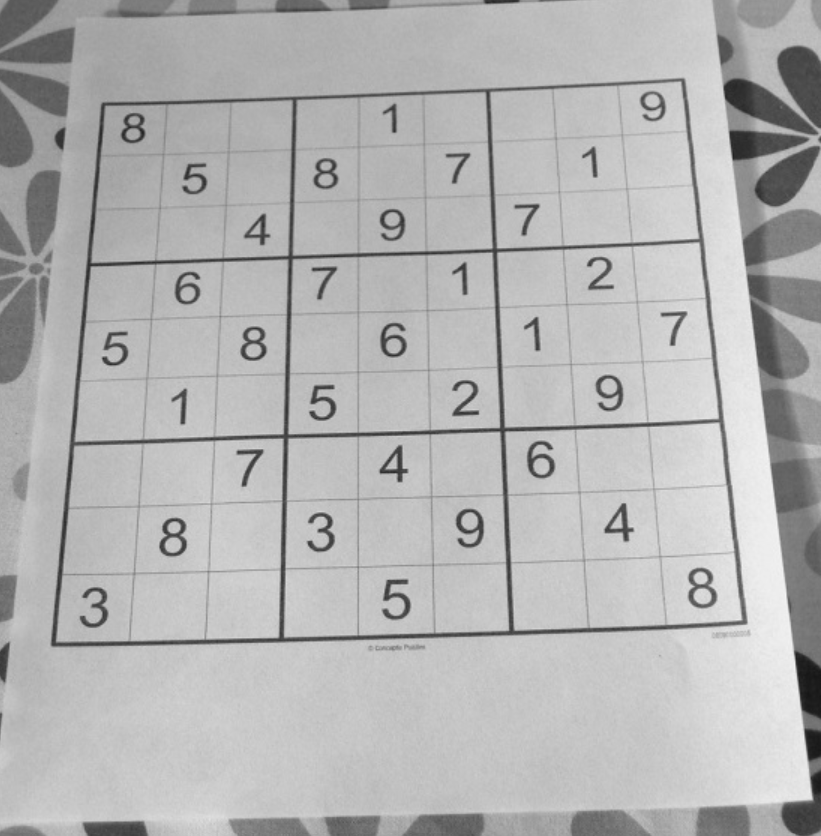
#> input picture OpenCV/04_OpenCV_IMAGE_PROCESSING/13_HOFFMAN_LINE_DETECTION/sudoku.png, 821 x 836 px
$ jupyter execute hoffman_line_detection.ipynb
#> lines starting #> are read from the running program, lines starting #| are printed output that depends on the picture
[cell 1]
import cv2 as cv
import numpy as np
import os

[cell 2]
current_dir = os.getcwd()

[cell 3]
# kenar tespidi için Canny
def canny_demo(image):
    t = 100 #threshold
    canny_output = cv.Canny(image, t, t*2)
    return canny_output

[cell 4]
src = cv.imread("sudoku.png")
#> src is the input picture: shape (836, 821, 3); min 22, max 245, mean 179.2
cv.namedWindow("input", cv.WINDOW_AUTOSIZE)
cv.imshow("input", src)
cv.waitKey(1)

[cell 5]
binary = canny_demo(src)
#> in canny_demo, `canny_output = cv.Canny(image, t, t*2)`:
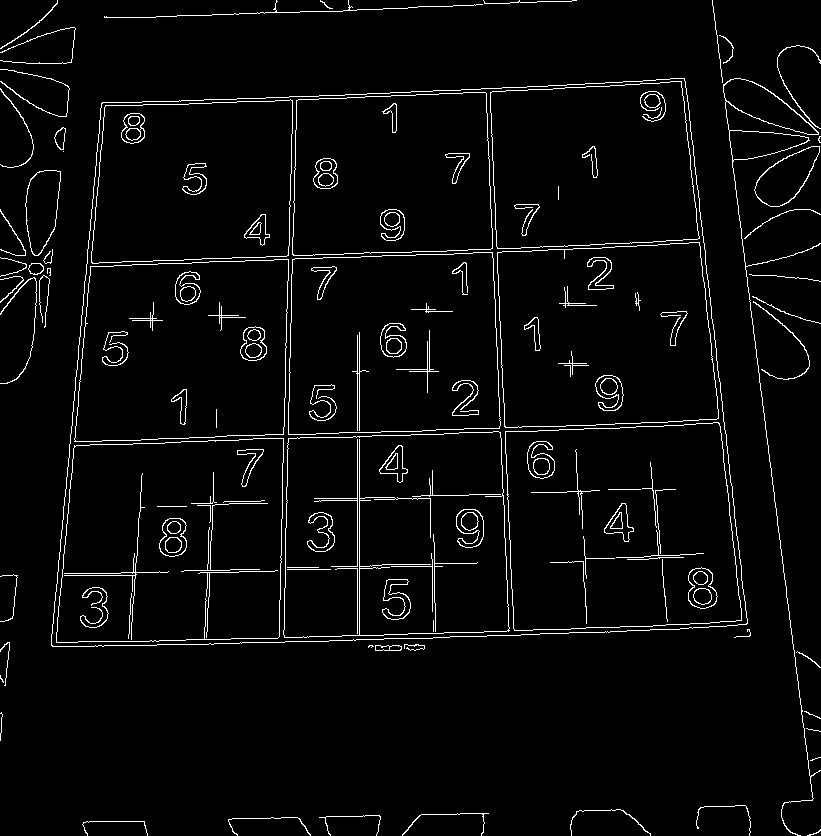
#> canny_output: shape (836, 821); 3.6% white in thin lines or dots
cv.imshow("binary", binary)
cv.waitKey(1)

binary_image_path = os.path.join(current_dir, "binary_image.png")
cv.imwrite(binary_image_path, binary)  # binary görüntüyü kaydet
#> Out = True

[cell 6]
lines = cv.HoughLines(binary, 1, np.pi/180, 122, None, 0 ,0)
#> lines = 52 rows, first 8: [269, 1.54], [-707, 3.02], [444, 1.54], [448, 1.54], [359, 0], [357, 0], [652, 1.54], [265, 1.54]
if lines is not None:
    for i in range(0, len(lines)):
        rho   = lines[i][0][0]
        theta = lines[i][0][1]
        a     = np.cos(theta)
        b     = np.sin(theta)
        x0    = a * rho
        y0    = b * rho
        pt1   = (int(x0 + 1000 * (-b)), int(y0 + 1000 * a))
        pt2   = (int(x0 - 1000 * (-b)), int(y0 - 1000 * a))
        cv.line(src, pt1, pt2, (0,0,255), 3, cv.LINE_AA)
#> this loop made 52 passes
#> (rho, theta, a, b, x0, y0, pt1, pt2) on passes 1 to 10: (269, 1.54, 0.0349, 0.999, 9.39, 268.8, (-990, 303), (1008, 233)), (-707, 3.02, -0.993, 0.122, 701.7, -86.16, (579, -1078), (823, 906)), (444, 1.54, 0.0349, 0.999, 15.5, 443.7, (-983, 478), (1014, 408)), (448, 1.54, 0.0349, 0.999, 15.63, 447.7, (-983, 482), (1015, 412)), (359, 0, 1, 0, 359, 0, (359, 1000), (359, -1000)), (357, 0, 1, 0, 357, 0, (357, 1000), (357, -1000)), (652, 1.54, 0.0349, 0.999, 22.75, 651.6, (-976, 686), (1022, 616)), (265, 1.54, 0.0349, 0.999, 9.25, 264.8, (-990, 299), (1008, 229)), (648, 1.54, 0.0349, 0.999, 22.61, 647.6, (-976, 682), (1022, 612)), (106, 1.54, 0.0349, 0.999, 3.7, 105.9, (-995, 140), (1003, 71))
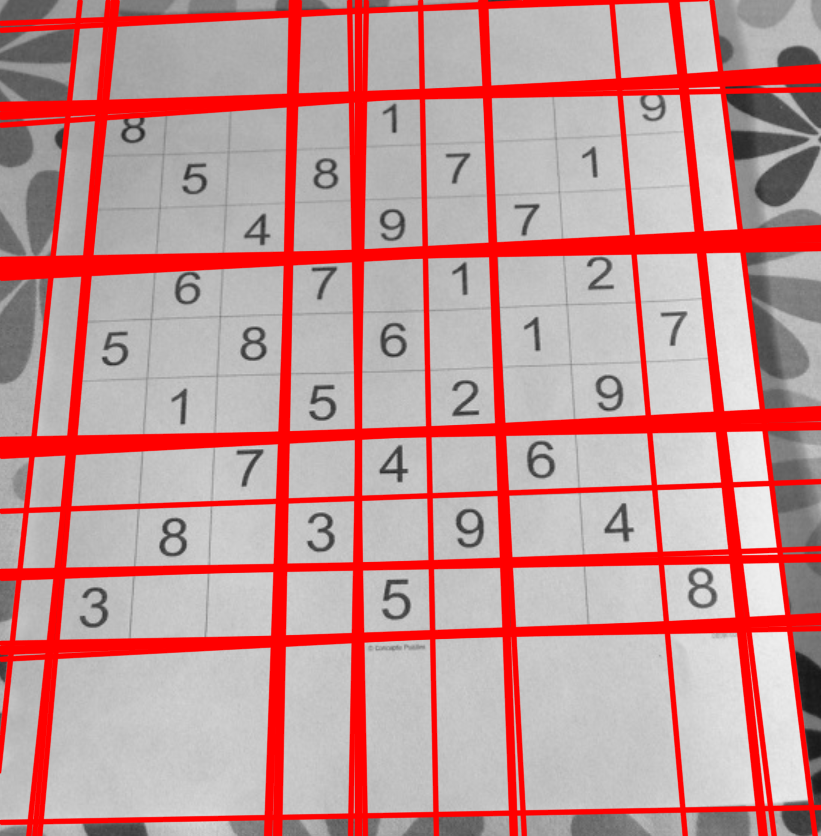
#> src: shape (836, 821, 3); mean B, G, R 145.7, 145.7, 196.7


cv.imshow("hough-line-demo", src)
cv.waitKey(0)

hough_image_path = os.path.join(current_dir, "hough_lines_image.png")
cv.imwrite(hough_image_path, src)  # Hough Lines sonucu görüntüyü kayde
#> Out = True
